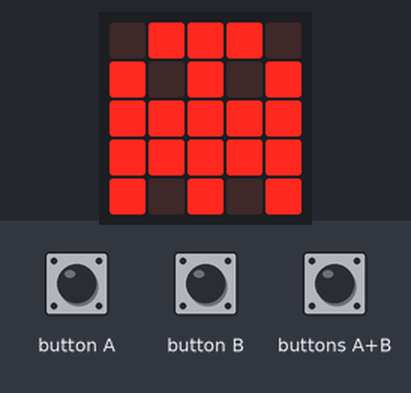
A program run on a simulated BBC micro:bit (MakeCode). Shown: the board's 5×5 LED display. The inputs (shaded band) are chosen by the test bench. Random numbers come from a fixed seed.

Above: at 1.2 s.
1.3 s: button A pressed for 0.15 s
At 2.4 s:
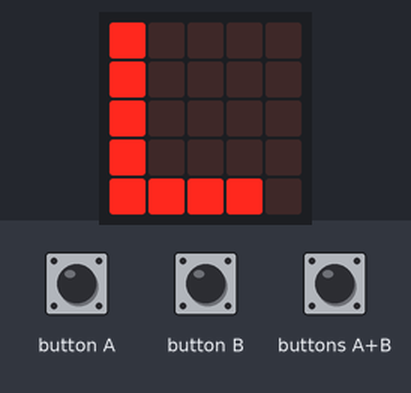
4.4 s: buttons A+B pressed for 1 s
At 6.3 s:
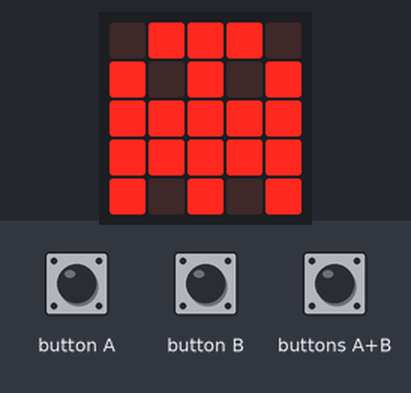
7.0 s: button B pressed for 0.15 s
At 8.6 s:
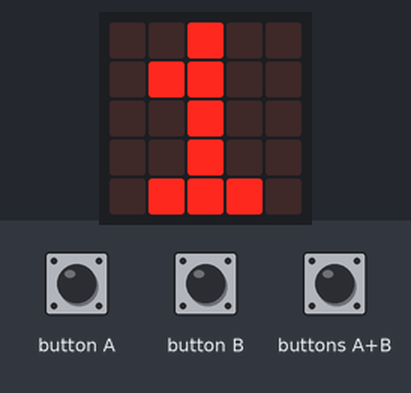
10.1 s: buttons A+B pressed 5 times (0.12 s each, 0.3 s apart)
At 12.6 s:
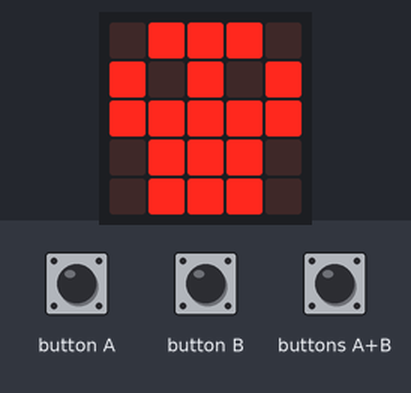
13.3 s: button A pressed for 0.15 s
At 14.3 s:
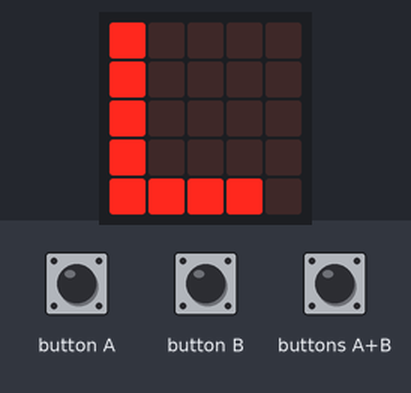
16.4 s: button A pressed 2 times (0.12 s each, 0.3 s apart)
At 17.02 s:
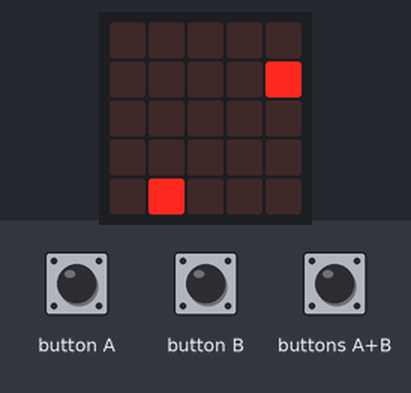
Timing chart, 0 to 19.4 s (numbered marks = the images above; inputs shaded):
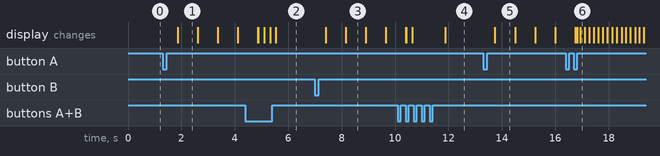

The program:

microbit-10-Pixel-Dodge.py
```python
def collision():
    global game_state
    game_state = 3
    basic.show_icon(IconNames.DIAMOND)
    basic.show_icon(IconNames.CHESSBOARD)
    show_score()
def move_pixels_down():
    global score, clock
    index = 0
    while index <= pixels_to_drop_total - 1:
        if ypos_of_all_drop_pixels[index] >= 0 or ypos_of_all_drop_pixels[index] <= 5:
            led.plot(xpos_for_all_drop_pixels[index],
                ypos_of_all_drop_pixels[index])
            if ypos_of_all_drop_pixels[index] == 4:
                if player_xpos == xpos_for_all_drop_pixels[index]:
                    collision()
            led.unplot(xpos_for_all_drop_pixels[index],
                ypos_of_all_drop_pixels[index] - 1)
            if ypos_of_all_drop_pixels[index] == 5:
                score = score + 1
        ypos_of_all_drop_pixels[index] = ypos_of_all_drop_pixels[index] + 1
        index += 1
    clock = clock - 1
    if clock == 0:
        move_up_level()
def move_up_level():
    global current_level, game_state
    if current_level < 4:
        current_level = current_level + 1
        game_state = 1
        make_level_2_arrays()
    else:
        basic.show_string("You win!")
        show_score()
def make_level_2_arrays():
    global pixels_to_drop_total, xpos_for_all_drop_pixels, rand_xpos, ypos_of_all_drop_pixels, drop_frequency, clock, game_speed
    pixels_to_drop_total = current_level * 10
    xpos_for_all_drop_pixels = []
    index2 = 0
    while index2 <= pixels_to_drop_total - 1:
        rand_xpos = randint(0, 4)
        xpos_for_all_drop_pixels.append(rand_xpos)
        index2 += 1
    ypos_of_all_drop_pixels = []
    drop_frequency = 5 - current_level
    index3 = 0
    while index3 <= pixels_to_drop_total - 1:
        ypos_of_all_drop_pixels.append(drop_frequency * index3 * -1)
        index3 += 1
    clock = drop_frequency * (pixels_to_drop_total - 1) + 9
    if game_state == 4:
        game_speed = 150
    else:
        game_speed = 200
def clean_screen():
    for x in range(5):
        for y in range(5):
            led.unplot(x, y)

def on_button_pressed_a():
    global game_state, player_xpos
    if game_state == 0 or game_state == 4:
        make_level_2_arrays()
        game_state = 1
    elif game_state == 2:
        if player_xpos > 0:
            player_xpos = player_xpos - 1
            led.plot(player_xpos, 4)
            led.unplot(player_xpos + 1, 4)
    else:
        pass
input.on_button_pressed(Button.A, on_button_pressed_a)

def on_button_pressed_ab():
    global game_state
    if game_state == 0:
        game_state = 4
    else:
        game_state = 0
input.on_button_pressed(Button.AB, on_button_pressed_ab)

def on_button_pressed_b():
    global game_state, player_xpos
    if game_state == 0 or game_state == 4:
        make_level_2_arrays()
        game_state = 1
    elif game_state == 2:
        if player_xpos < 4:
            player_xpos = player_xpos + 1
            led.plot(player_xpos, 4)
            led.unplot(player_xpos - 1, 4)
    else:
        pass
input.on_button_pressed(Button.B, on_button_pressed_b)

def show_score():
    global score, current_level, game_state
    basic.show_number(score)
    basic.pause(1000)
    score = 0
    current_level = 1
    game_state = 0
drop_frequency = 0
rand_xpos = 0
clock = 0
xpos_for_all_drop_pixels: List[number] = []
ypos_of_all_drop_pixels: List[number] = []
pixels_to_drop_total = 0
game_speed = 0
player_xpos = 0
current_level = 0
score = 0
game_state = 0
# 0 - before playing
# 1 - playing intro
# 2 - playing game
# 3 - collision detected
# 4 - crazy mode
game_state = 0
score = 0
current_level = 1
player_xpos = 2
game_speed = 200

def on_forever():
    global game_state
    if game_state == 0:
        basic.show_icon(IconNames.GHOST)
    elif game_state == 1:
        for index4 in range(2):
            basic.show_string("L")
            basic.show_number(current_level)
        clean_screen()
        game_state = 2
        led.plot(player_xpos, 4)
    elif game_state == 2:
        move_pixels_down()
        basic.pause(game_speed)
    elif game_state == 4:
        basic.show_icon(IconNames.SKULL)
    else:
        pass
basic.forever(on_forever)
```

Measured:
- after the input at 1.3 s, the display: changes after 0.56 s (image 1)
- after the input at 7.0 s, the display: first changes after 0.40 s (image 3 shows a later state)
- after the input at 13.3 s, the display: changes after 0.44 s (image 5)
- what the display in image 1 shows lasts 0.7 s, from 1.9 s to 2.6 s
